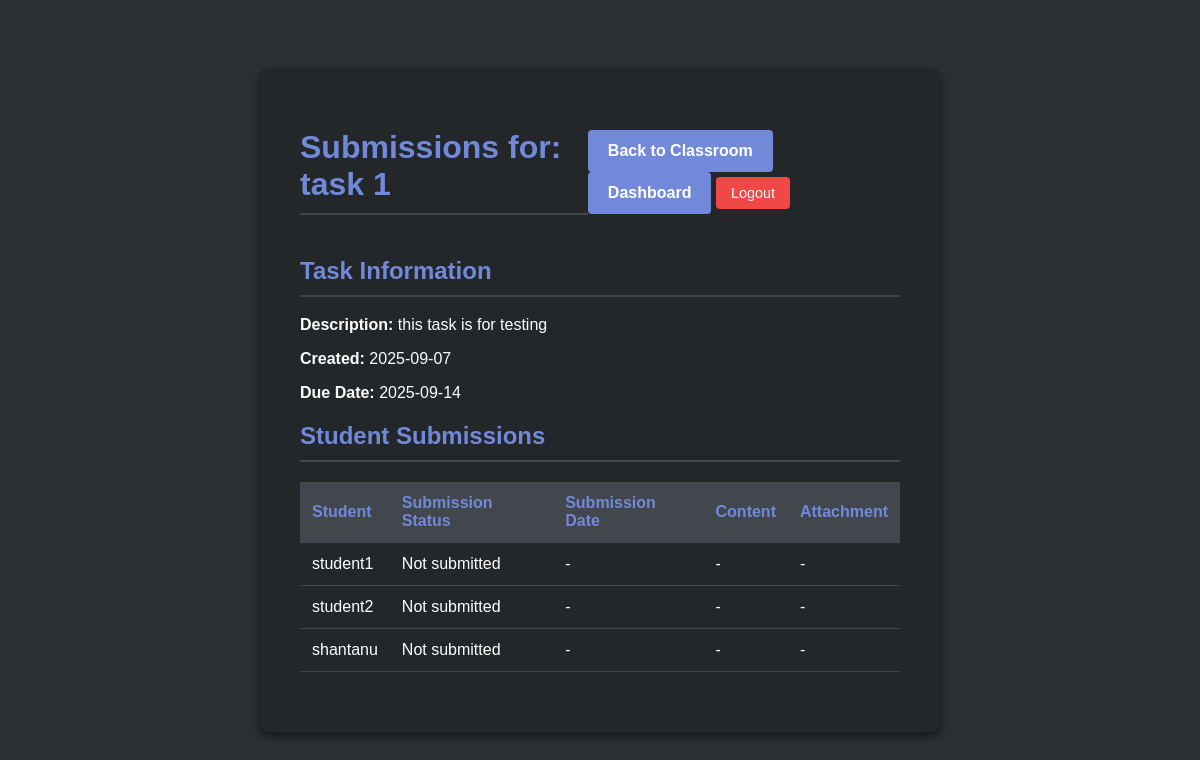
/classroom_task/1/submissions (signed in), run on an earlier commit of the app's database.
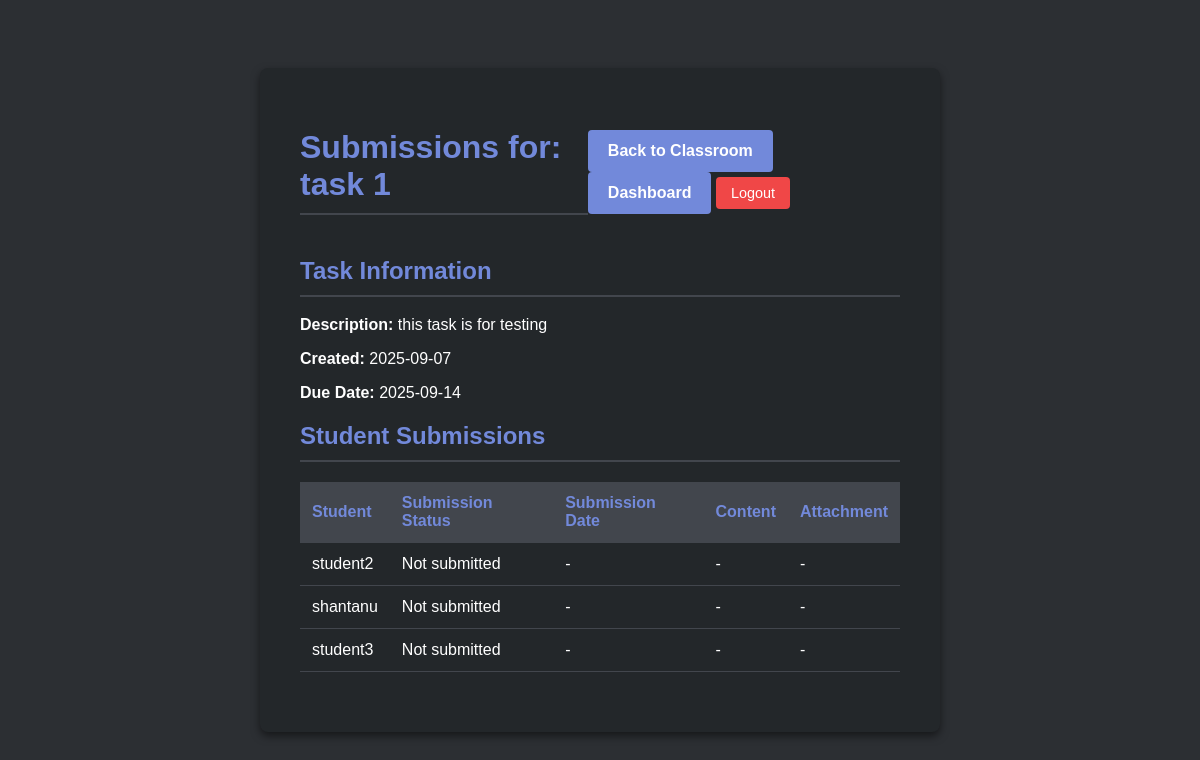
And on a later commit of the database.
### database.py (models this page shows, shortened)
class User(db.Model, UserMixin):
    id = db.Column(db.Integer, primary_key=True)
    username = db.Column(db.String(80), unique=True, nullable=False)
    password_hash = db.Column(db.String(128), nullable=False)
    role = db.Column(db.String(10), nullable=False, default='student') # 'admin', 'teacher', or 'student'
    classroom_id = db.Column(db.Integer, db.ForeignKey('classroom.id'), nullable=True)
    parent_email = db.Column(db.String(120), nullable=True) # Parent's email for notifications

### app.py (the view)
@app.route('/classroom_task/<int:task_id>/submissions')
@login_required
def view_task_submissions(task_id):
    if current_user.role not in ['teacher', 'admin']:
        flash('You do not have permission to view task submissions.', 'danger')
        return redirect(url_for('dashboard'))
    classroom_task = ClassroomTask.query.get_or_404(task_id)
    if current_user.role == 'teacher' and classroom_task.teacher_id != current_user.id:
        flash('You can only view submissions for tasks you created.', 'danger')
        return redirect(url_for('dashboard'))
    submissions = Task.query.filter_by(classroom_task_id=task_id).all()
    students = User.query.filter_by(classroom_id=classroom_task.classroom_id, role='student').all()
    submission_dict = {submission.user_id: submission for submission in submissions}
    return render_template(
        'task_submissions.html',
        classroom_task=classroom_task,
        students=students,
        submission_dict=submission_dict
    )

### app.py (called while the page is built)
@login_manager.user_loader
def load_user(user_id):
    return User.query.get(int(user_id))

### templates/task_submissions.html (shortened to what this page needs)
<!DOCTYPE html>
<html lang="en">
<head>
    <link rel="stylesheet" href="{{ url_for('static', filename='style.css') }}">
</head>
<body>
    <div class="container">
        <header>
            <h1>Submissions for: {{ classroom_task.title }}</h1>
            <div class="header-links">
                <a href="{{ url_for('classroom_details', classroom_id=classroom_task.classroom_id) }}" class="btn">Back to Classroom</a>
                <a href="{{ url_for('dashboard') }}" class="btn">Dashboard</a>
                <a href="{{ url_for('logout') }}" class="logout-btn">Logout</a>
            </div>
        </header>
        <section class="task-info">
            <h2>Task Information</h2>
            <p><strong>Description:</strong> {{ classroom_task.description }}</p>
            <p><strong>Created:</strong> {{ classroom_task.created_date.strftime('%Y-%m-%d') }}</p>
            <p><strong>Due Date:</strong> {{ classroom_task.due_date.strftime('%Y-%m-%d') if classroom_task.due_date else 'No due date' }}</p>
        </section>
        <section class="submissions-list">
            <h2>Student Submissions</h2>
            {% if students %}
            <table>
                <thead>
                    <tr>
                        <th>Student</th>
                        <th>Submission Status</th>
                        <th>Submission Date</th>
                        <th>Content</th>
                        <th>Attachment</th>
                    </tr>
                </thead>
                <tbody>
                    {% for student in students %}
                    <tr>
                        <td>{{ student.username }}</td>
                        {% if student.id in submission_dict %}
                            {% set submission = submission_dict[student.id] %}
                            <td class="status-submitted">Submitted</td>
                            <td>{{ submission.date.strftime('%Y-%m-%d %H:%M') }}</td>
                            <td>{{ submission.content }}</td>
                            <td>
                                {% if submission.file_path %}
                                    {% set filename = submission.file_path.split('/')[-1] %}
                                    <a href="{{ url_for('uploaded_file', filename=filename) }}" target="_blank">
                                        {% if submission.file_type == 'image' %}
                                            <img src="{{ url_for('uploaded_file', filename=filename) }}" alt="Submission image" style="max-width: 100px; max-height: 100px;">
                                        {% else %}
                                            Download {{ submission.file_type }}
                                        {% endif %}
                                    </a>
                                {% else %}
                                    No attachment
                                {% endif %}
                            </td>
                        {% else %}
                            <td class="status-pending">Not submitted</td>
                            <td>-</td>
                            <td>-</td>
                            <td>-</td>
                        {% endif %}
                    </tr>
                    {% endfor %}
                </tbody>
            </table>
            {% else %}
            <p>No students in this classroom.</p>
            {% endif %}
        </section>
    </div>
</body>
</html>

What changed in the data, as far as the page shows it:
no longer on this page (row edited): User: username "student1", shows "Not submitted"
added User: username "student3", shows "Not submitted"
